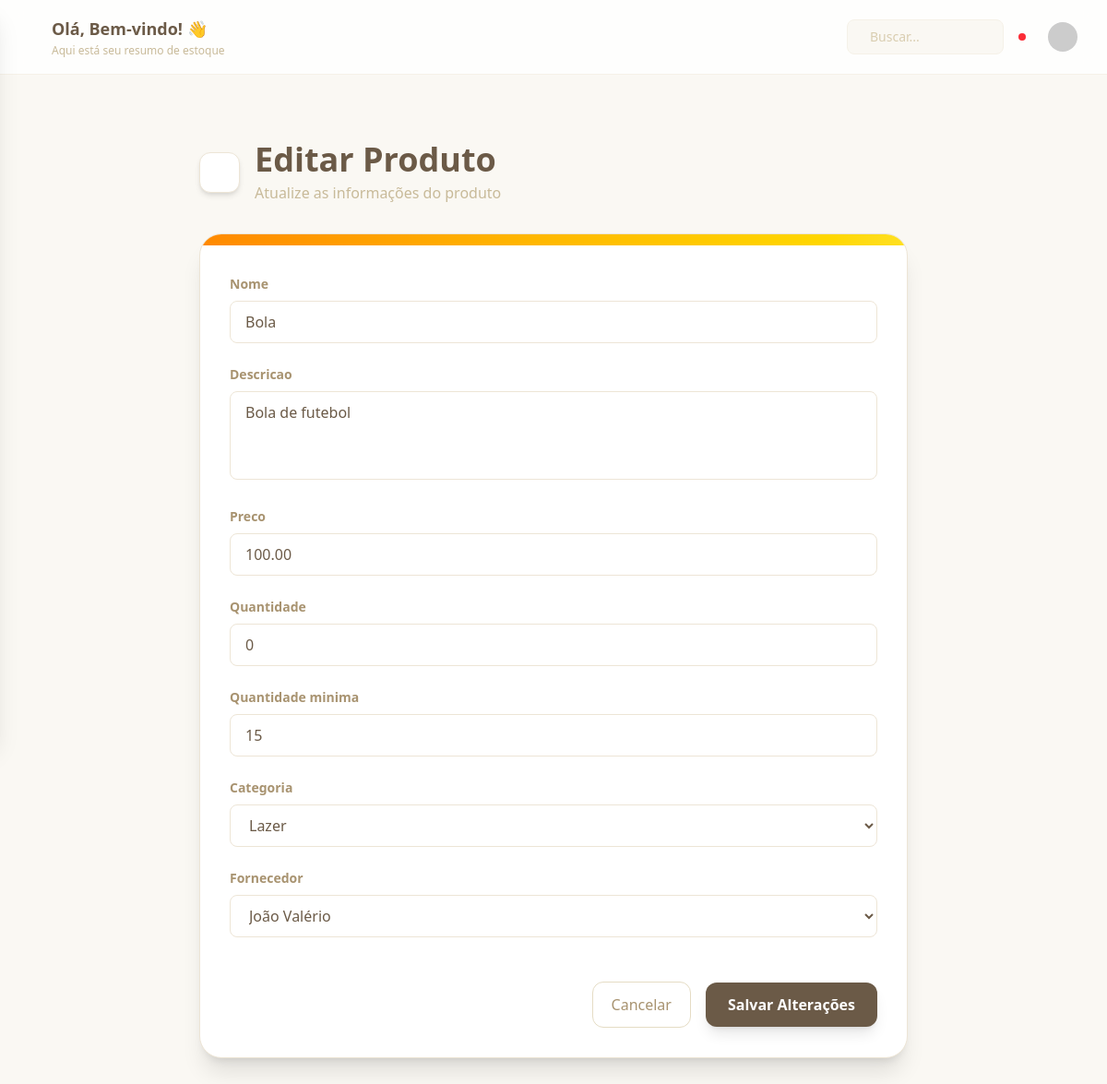
/produto/editar/2/, run on the app's committed database.
### website/models.py (models this page shows, shortened)
class Produto(models.Model):
    nome = models.CharField(max_length=100)
    descricao = models.TextField()
    preco = models.DecimalField(max_digits=10, decimal_places=2)
    quantidade = models.IntegerField(default=0)
    quantidade_minima = models.IntegerField(default=15)
    categoria = models.ForeignKey(
        Categoria,
        on_delete=models.CASCADE,
        related_name='produtos'
    )
    fornecedor = models.ForeignKey(
        Fornecedor,
        on_delete=models.SET_NULL,
        null=True,
        blank=True,
        related_name='produtos'
    )

### website/views.py (the view)
# urls.py: path("produto/editar/<int:pk>/", UpdateProdutoPageView.as_view(), name="update_produto"),
class UpdateProdutoPageView(UpdateView):
    model = Produto
    form_class = UpdateProdutoForm
    template_name = "update_produto.html"
    success_url = reverse_lazy("produtos")

### website/forms.py
class UpdateProdutoForm(forms.ModelForm):
    class Meta:
        model = Produto
        fields = ["nome", "descricao", "preco", "quantidade", "quantidade_minima", "categoria", "fornecedor"]
        widgets = {
            "nome": forms.TextInput(attrs={"class": INPUT_CLASSES, "placeholder": "Ex.: Notebook Dell"}),
            "descricao": forms.Textarea(attrs={"class": TEXTAREA_CLASSES, "placeholder": "Descrição do produto..."}),
            "preco": forms.NumberInput(attrs={"class": f"{INPUT_CLASSES} text-base", "placeholder": "0.00", "step": "0.01", "min": "0", "inputmode": "decimal"}),
            "quantidade": forms.NumberInput(attrs={"class": INPUT_CLASSES, "placeholder": "0", "min": "0", "inputmode": "numeric"}),
            "quantidade_minima": forms.NumberInput(attrs={"class": INPUT_CLASSES, "placeholder": "15", "min": "0", "inputmode": "numeric"}),
            "categoria": forms.Select(attrs={"class": INPUT_CLASSES}),
            "fornecedor": forms.Select(attrs={"class": INPUT_CLASSES}),
        }

### website/context_processors.py (called while the page is built)
def navigation(request):
    match = getattr(request, "resolver_match", None)
    name = (match.url_name or "") if match else ""
    section = ""
    if name in ("painel",):
        section = "painel"
    elif name in ("produtos", "create_produto", "create_categoria"):
        section = "produtos"
    elif name in ("estoque", "create_estoque", "create_movimentacao"):
        section = "estoque"
    elif name in ("relatorios", "relatorio"):
        section = "relatorios"
    elif name in ("configuracoes", "perfil", "create_fornecedor"):
        section = "configuracoes"
    elif name in ("contato",):
        section = "contato"
    return {"nav_section": section}

### website/models.py (called while the page is built)
    def __str__(self):
        return self.nome

    def __str__(self):
        return self.nome

### website/templatetags/static_extras.py (called while the page is built)
def _resolve_local_path(path: str) -> Path | None:
    for static_dir in getattr(settings, "STATICFILES_DIRS", []):
        candidate = Path(static_dir) / path
        if candidate.is_file():
            return candidate
    return None

@register.simple_tag
def static_v(path: str) -> str:
    url = static(path)
    local_path = _resolve_local_path(path)
    if local_path is None:
        return url
    version = int(local_path.stat().st_mtime)
    separator = "&" if "?" in url else "?"
    return f"{url}{separator}v={version}"

### website/templates/update_produto.html (shortened to what this page needs)
{% extends "base.html" %}
{% block content %}
<div class="min-h-screen py-10 px-4">
    <div class="max-w-3xl mx-auto">
        <div class="flex items-center justify-between mb-8">
            <div class="flex items-center gap-4">
                <button
                    onclick="window.history.back()"
                    class="w-11 h-11 rounded-xl bg-white shadow-md hover:shadow-lg transition flex items-center justify-center border border-sand-200 hover:bg-sand-50"
                >
                </button>
                <div>
                    <h1 class="text-4xl font-bold text-sand-900">
                        Editar Produto
                    </h1>
                    <p class="text-sand-500 mt-1">
                        Atualize as informações do produto
                    </p>
                </div>
            </div>
        </div>
        <div class="bg-white rounded-3xl shadow-xl border border-sand-200 overflow-hidden">
            <div class="h-3 bg-gradient-to-r from-orange-400 via-amber-400 to-yellow-300"></div>
            <div class="p-8">
                <form method="POST" class="space-y-6">
                    {% for field in form %}
                    <div>
                        <label class="block mb-2 text-sm font-semibold text-sand-700">
                            {{ field.label }}
                        </label>
                        {{ field }}
                    </div>
                    {% endfor %}
                    <div class="flex items-center justify-end gap-4 pt-6">
                        <button
                            type="button"
                            onclick="window.history.back()"
                            class="px-5 py-3 rounded-xl border border-sand-300 text-sand-700 hover:bg-sand-100 transition"
                        >
                            Cancelar
                        </button>
                        <button
                            type="submit"
                            class="px-6 py-3 rounded-xl bg-sand-900 text-white font-semibold hover:bg-sand-800 transition shadow-lg hover:scale-[1.02]"
                        >
                            Salvar Alterações
                        </button>
                    </div>
                </form>
            </div>
        </div>
    </div>
</div>
{% endblock %}

### data on the page
Produto: form "Bola" "Bola de futebol" "100.00" "0" "15" "Lazer" "João Valério"

### other printed values
{{ field.label }} "Nome" "Descricao" "Preco" "Quantidade" "Quantidade minima" "Categoria" "Fornecedor"
